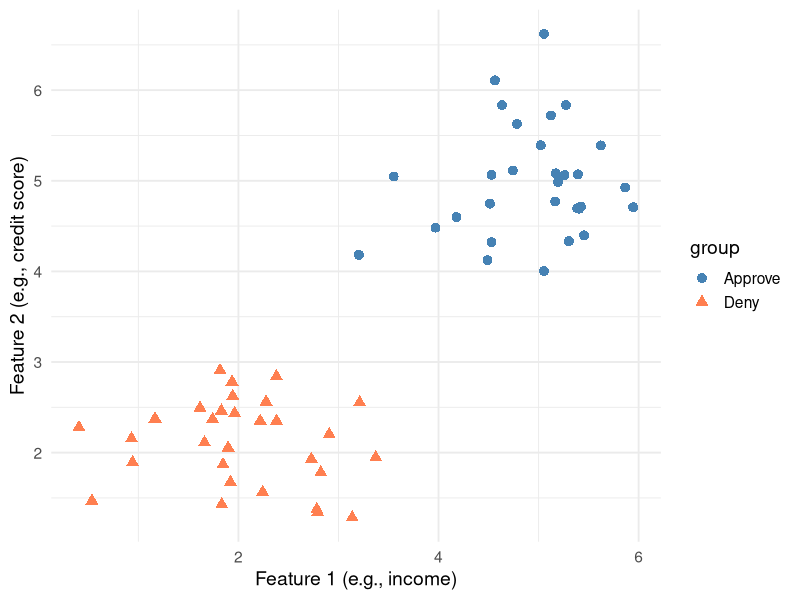
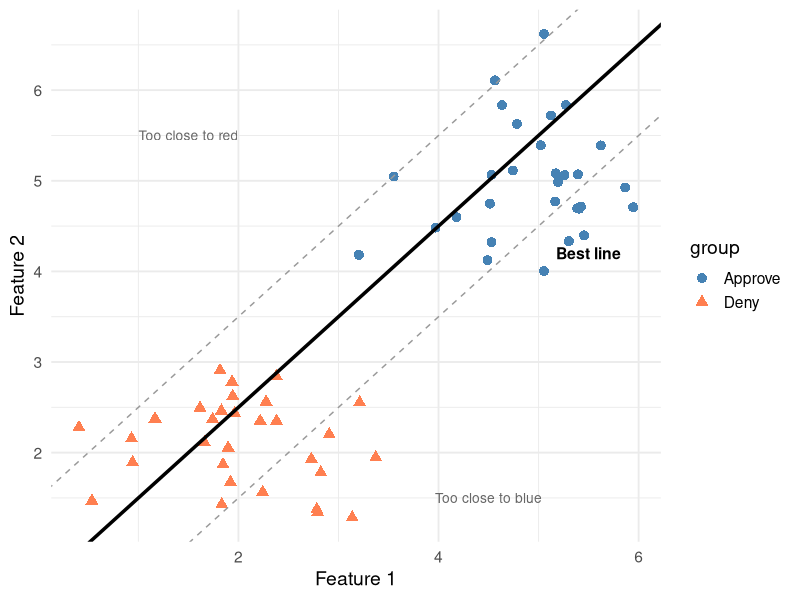
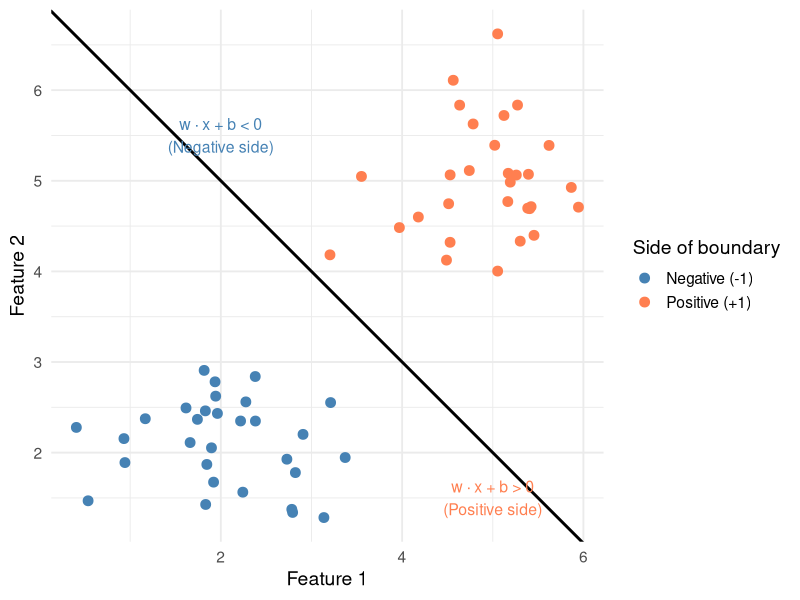
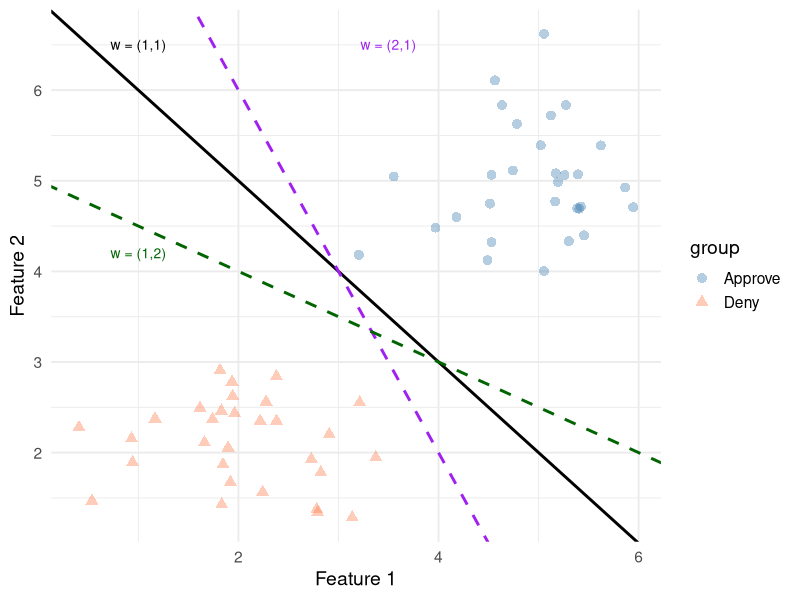
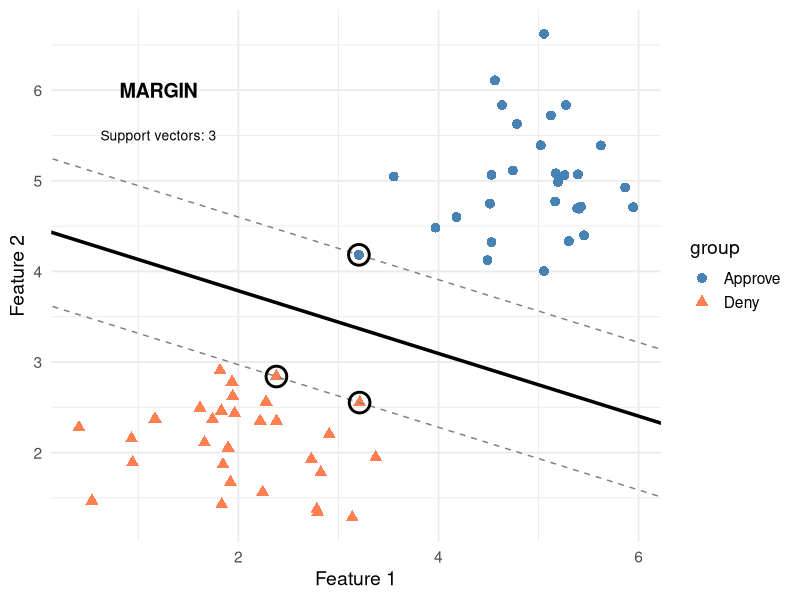
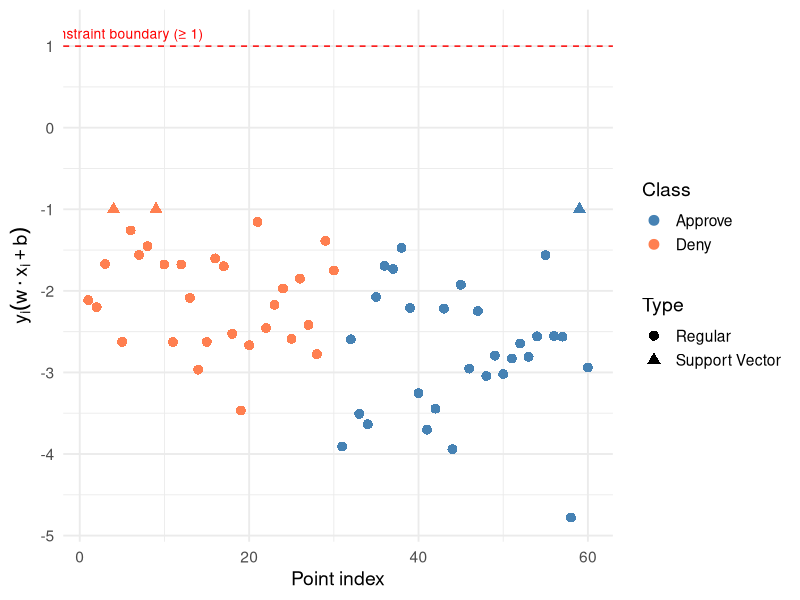
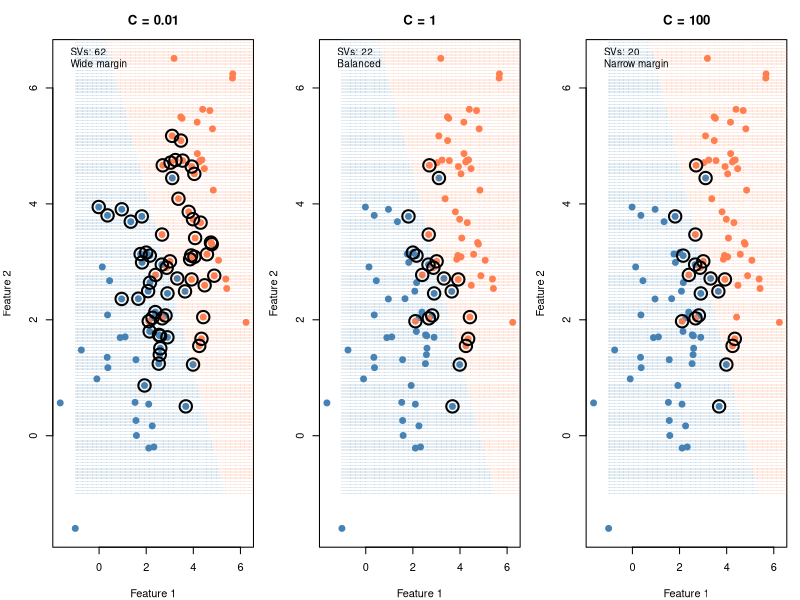
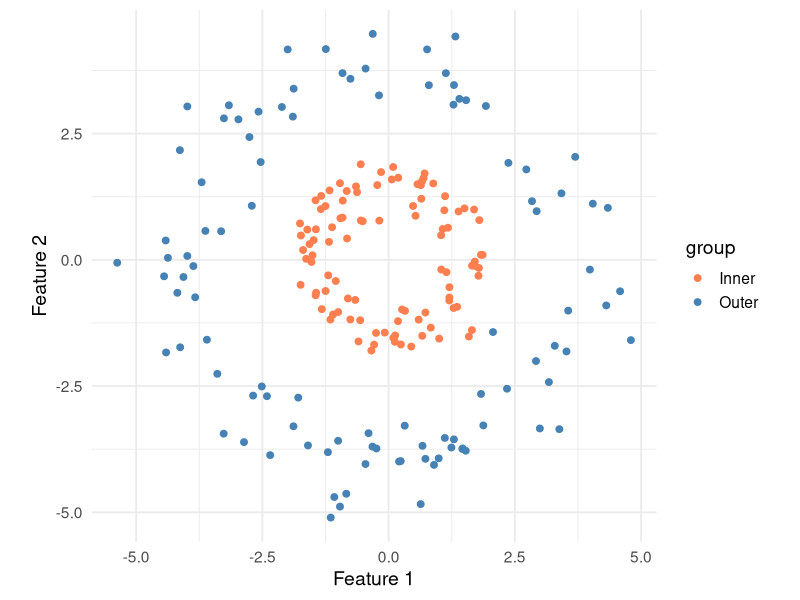

The R source for these figures, in order:
## ---- chunk 1
#| label: plot-two-groups
#| fig-cap: "Two groups of points. Can you draw a line to separate them?"

library(ggplot2)
set.seed(42)

# Two clusters
df <- data.frame(
  x1 = c(rnorm(30, 2, 0.6), rnorm(30, 5, 0.6)),
  x2 = c(rnorm(30, 2, 0.6), rnorm(30, 5, 0.6)),
  group = factor(rep(c("Deny", "Approve"), each = 30))
)

ggplot(df, aes(x1, x2, color = group, shape = group)) +
  geom_point(size = 3) +
  scale_color_manual(values = c("steelblue", "coral")) +
  theme_minimal(base_size = 14) +
  labs(x = "Feature 1 (e.g., income)", y = "Feature 2 (e.g., credit score)")
## ---- chunk 2
#| label: plot-many-lines
#| fig-cap: "Many lines separate the data, but which one is best?"

ggplot(df, aes(x1, x2, color = group, shape = group)) +
  geom_point(size = 3) +
  # Bad line — too close to blue
  geom_abline(intercept = -0.5, slope = 1, linetype = "dashed", color = "gray60") +
  # Bad line — too close to red
  geom_abline(intercept = 1.5, slope = 1, linetype = "dashed", color = "gray60") +
  # Good line — right in the middle
  geom_abline(intercept = 0.5, slope = 1, linewidth = 1.2, color = "black") +
  scale_color_manual(values = c("steelblue", "coral")) +
  annotate("text", x = 1.5, y = 5.5, label = "Too close to red", color = "gray40", size = 3.5) +
  annotate("text", x = 4.5, y = 1.5, label = "Too close to blue", color = "gray40", size = 3.5) +
  annotate("text", x = 5.5, y = 4.2, label = "Best line", fontface = "bold", size = 4) +
  theme_minimal(base_size = 14) +
  labs(x = "Feature 1", y = "Feature 2")
## ---- chunk 3
#| label: plot-sides-of-line
#| fig-cap: "Points on each side of the decision boundary get different signs"

# Show which side of the line each point falls on
w <- c(1, 1)  # weight vector
b <- -7       # bias

df$decision_value <- w[1] * df$x1 + w[2] * df$x2 + b
df$side <- ifelse(df$decision_value > 0, "Positive (+1)", "Negative (-1)")

ggplot(df, aes(x1, x2, color = side)) +
  geom_point(size = 3) +
  geom_abline(intercept = -b / w[2], slope = -w[1] / w[2], linewidth = 1) +
  scale_color_manual(values = c("steelblue", "coral")) +
  annotate("text", x = 2, y = 5.5,
    label = "w · x + b < 0\n(Negative side)", color = "steelblue", size = 4) +
  annotate("text", x = 5, y = 1.5,
    label = "w · x + b > 0\n(Positive side)", color = "coral", size = 4) +
  theme_minimal(base_size = 14) +
  labs(x = "Feature 1", y = "Feature 2", color = "Side of boundary")
## ---- chunk 4
#| label: plot-w-rotates
#| fig-cap: "Different weight vectors rotate the decision boundary"

ggplot(df, aes(x1, x2, color = group, shape = group)) +
  geom_point(size = 3, alpha = 0.4) +
  # w = (1, 1): 45-degree line
  geom_abline(intercept = 7, slope = -1, linewidth = 1, color = "black") +
  # w = (2, 1): steeper
  geom_abline(intercept = 10, slope = -2, linewidth = 1, color = "purple", linetype = "dashed") +
  # w = (1, 2): shallower
  geom_abline(intercept = 5, slope = -0.5, linewidth = 1, color = "darkgreen", linetype = "dashed") +
  scale_color_manual(values = c("steelblue", "coral")) +
  annotate("text", x = 1, y = 6.5, label = "w = (1,1)", size = 3.5) +
  annotate("text", x = 3.5, y = 6.5, label = "w = (2,1)", color = "purple", size = 3.5) +
  annotate("text", x = 1, y = 4.2, label = "w = (1,2)", color = "darkgreen", size = 3.5) +
  theme_minimal(base_size = 14) +
  labs(x = "Feature 1", y = "Feature 2")
## ---- chunk 5
#| label: plot-margin
#| fig-cap: "The margin is the gap between the boundary and the closest points (support vectors)"

library(e1071)

svm_fit <- svm(group ~ x1 + x2, data = df, kernel = "linear", cost = 1, scale = FALSE)

# Extract the weight vector and intercept from the SVM model
w_svm <- t(svm_fit$coefs) %*% svm_fit$SV
b_svm <- -svm_fit$rho

slope <- -w_svm[1] / w_svm[2]
intercept <- -b_svm / w_svm[2]
margin_offset <- 1 / w_svm[2]

sv_indices <- svm_fit$index

ggplot(df, aes(x1, x2, color = group, shape = group)) +
  geom_point(size = 3) +
  # Decision boundary
  geom_abline(intercept = intercept, slope = slope, linewidth = 1.2) +
  # Margin lines
  geom_abline(intercept = intercept + margin_offset, slope = slope,
              linetype = "dashed", color = "gray50") +
  geom_abline(intercept = intercept - margin_offset, slope = slope,
              linetype = "dashed", color = "gray50") +
  # Circle support vectors
  geom_point(data = df[sv_indices, ], aes(x1, x2),
             color = "black", shape = 1, size = 6, stroke = 1.5) +
  scale_color_manual(values = c("steelblue", "coral")) +
  annotate("text", x = 1.2, y = 6, label = "MARGIN", fontface = "bold", size = 5) +
  annotate("text", x = 1.2, y = 5.5,
           label = paste0("Support vectors: ", length(sv_indices)),
           size = 3.5) +
  theme_minimal(base_size = 14) +
  labs(x = "Feature 1", y = "Feature 2")
## ---- chunk 6
#| label: plot-constraint-check
#| fig-cap: "The constraint value for each point — all must be ≥ 1"

# Compute y_i * (w · x_i + b) for each point
df$y <- ifelse(df$group == "Approve", 1, -1)
df$raw_score <- as.numeric(w_svm[1] * df$x1 + w_svm[2] * df$x2 + b_svm)
df$constraint <- df$y * df$raw_score
df$is_sv <- seq_len(nrow(df)) %in% sv_indices

ggplot(df, aes(x = seq_along(constraint), y = constraint,
              color = group, shape = is_sv)) +
  geom_point(size = 3) +
  geom_hline(yintercept = 1, linetype = "dashed", color = "red") +
  scale_color_manual(values = c("steelblue", "coral")) +
  scale_shape_manual(values = c(16, 17), labels = c("Regular", "Support Vector")) +
  annotate("text", x = 5, y = 1.15, label = "Constraint boundary (≥ 1)",
           color = "red", size = 3.5) +
  theme_minimal(base_size = 14) +
  labs(x = "Point index", y = expression(y[i] * (w %.% x[i] + b)),
       shape = "Type", color = "Class")
## ---- chunk 7
#| label: plot-cost-comparison
#| fig-cap: "Small C = wide margin (some errors OK). Large C = narrow margin (few errors tolerated)."

# Overlapping data
set.seed(99)
df2 <- data.frame(
  x1 = c(rnorm(50, 2, 1.2), rnorm(50, 4, 1.2)),
  x2 = c(rnorm(50, 2, 1.2), rnorm(50, 4, 1.2)),
  group = factor(rep(c("A", "B"), each = 50))
)

par(mfrow = c(1, 3), mar = c(4, 4, 3, 1))

for (C in c(0.01, 1, 100)) {
  fit <- svm(group ~ x1 + x2, data = df2, kernel = "linear", cost = C, scale = FALSE)

  grid2 <- expand.grid(
    x1 = seq(-1, 7, length.out = 150),
    x2 = seq(-1, 7, length.out = 150)
  )
  grid2$pred <- predict(fit, grid2)

  plot(df2$x1, df2$x2,
    col = ifelse(df2$group == "A", "steelblue", "coral"),
    pch = 19, cex = 1.2,
    main = paste("C =", C),
    xlab = "Feature 1", ylab = "Feature 2"
  )

  points(grid2$x1, grid2$x2,
    col = ifelse(grid2$pred == "A",
      adjustcolor("steelblue", 0.15),
      adjustcolor("coral", 0.15)),
    pch = 15, cex = 0.3
  )

  points(df2$x1[fit$index], df2$x2[fit$index],
    pch = 1, cex = 2.5, lwd = 2)

  legend("topleft", bty = "n", cex = 0.9,
    legend = c(
      paste("SVs:", length(fit$index)),
      ifelse(C < 0.1, "Wide margin", ifelse(C > 10, "Narrow margin", "Balanced"))
    )
  )
}
par(mfrow = c(1, 1))
## ---- chunk 8
#| label: plot-nonlinear-data
#| fig-cap: "This data can't be separated by any straight line"

set.seed(7)
n <- 200
angle <- runif(n, 0, 2 * pi)
r_inner <- rnorm(n / 2, 1.5, 0.3)
r_outer <- rnorm(n / 2, 4, 0.5)

df3 <- data.frame(
  x1 = c(r_inner * cos(angle[1:(n/2)]), r_outer * cos(angle[(n/2+1):n])),
  x2 = c(r_inner * sin(angle[1:(n/2)]), r_outer * sin(angle[(n/2+1):n])),
  group = factor(rep(c("Inner", "Outer"), each = n / 2))
)

ggplot(df3, aes(x1, x2, color = group)) +
  geom_point(size = 2) +
  scale_color_manual(values = c("coral", "steelblue")) +
  theme_minimal(base_size = 14) +
  labs(x = "Feature 1", y = "Feature 2") +
  coord_equal()
## ---- chunk 9
#| label: plot-kernel-comparison
#| fig-cap: "RBF kernel draws a curved boundary where linear can't"

par(mfrow = c(1, 2), mar = c(4, 4, 3, 1))

grid3 <- expand.grid(
  x1 = seq(-6, 6, length.out = 150),
  x2 = seq(-6, 6, length.out = 150)
)

# Linear kernel — fails
fit_lin <- svm(group ~ x1 + x2, data = df3, kernel = "linear", cost = 1)
grid3$pred_lin <- predict(fit_lin, grid3)

plot(df3$x1, df3$x2,
  col = ifelse(df3$group == "Inner", "coral", "steelblue"),
  pch = 19, main = "Linear Kernel (fails)", xlab = "x1", ylab = "x2")
points(grid3$x1, grid3$x2,
  col = ifelse(grid3$pred_lin == "Inner",
    adjustcolor("coral", 0.15), adjustcolor("steelblue", 0.15)),
  pch = 15, cex = 0.3)

# RBF kernel — works
fit_rbf <- svm(group ~ x1 + x2, data = df3, kernel = "radial", cost = 1, gamma = 0.5)
grid3$pred_rbf <- predict(fit_rbf, grid3)

plot(df3$x1, df3$x2,
  col = ifelse(df3$group == "Inner", "coral", "steelblue"),
  pch = 19, main = "RBF Kernel (works)", xlab = "x1", ylab = "x2")
points(grid3$x1, grid3$x2,
  col = ifelse(grid3$pred_rbf == "Inner",
    adjustcolor("coral", 0.15), adjustcolor("steelblue", 0.15)),
  pch = 15, cex = 0.3)

par(mfrow = c(1, 1))
